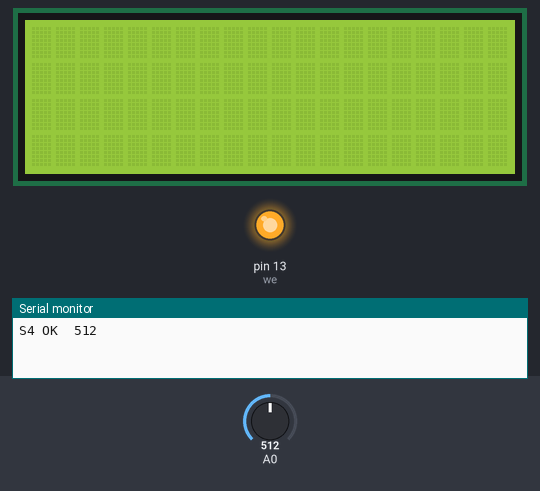
Bench run of a sketch on a simulated Arduino Uno, built with avr-gcc and run on an emulated ATmega328P. On the bench: 20×4 character LCD, output pins drawn as LEDs (lit = HIGH), the last lines printed to the serial monitor. Inputs (shaded band) come from the test bench; at power-on: A0 = 512.

Above: at 0.16 s.
At 1.2 s:
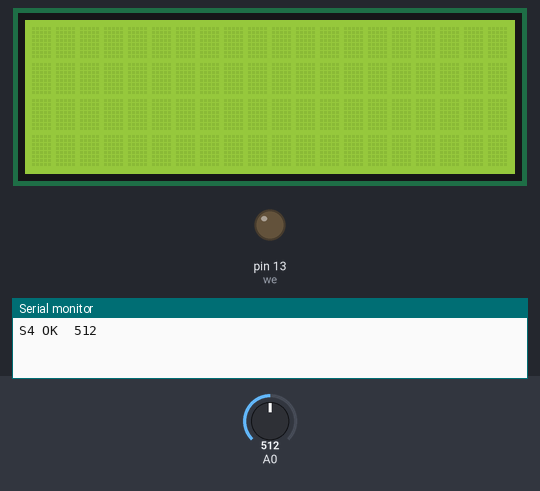
1.3 s: A0 set to 716
At 2.0 s:
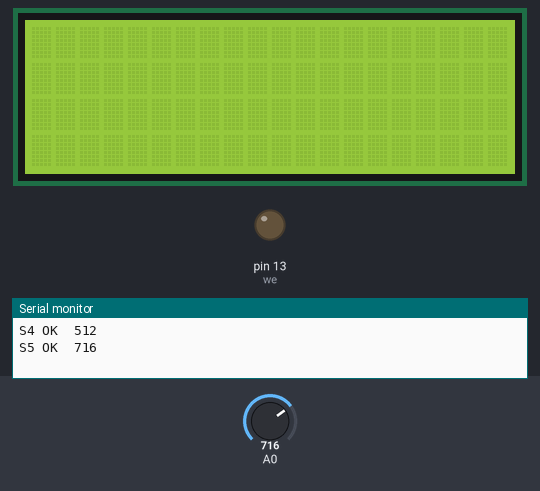
Timing chart, 0 to 4.3 s (numbered marks = the images above; inputs shaded):
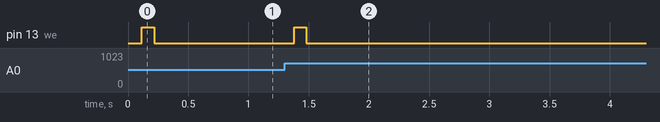

The sketch:

Test_Keyboard.ino
```cpp
//ADKeyboard Module
#include <Wire.h>
#include <LiquidCrystal_I2C.h>
int adc_key_val[5] ={50, 200, 400, 600, 800 };
int NUM_KEYS = 5;
int adc_key_in;
int key=-1;
int oldkey=-1;

LiquidCrystal_I2C lcd(0x27,20,4);  // set the LCD address to 0x27 for a 20 chars and 4 line display
void setup()
{
  pinMode(13, OUTPUT);  //we'll use the debug LED to output a heartbeat
  Serial.begin(9600); // 9600 bps
  lcd.init();                      // initialize the lcd
  lcd.backlight();
}
void loop()
{
  lcd.setCursor(0, 0);
  adc_key_in = analogRead(0);    // read the value from the sensor
  digitalWrite(13,LOW);
  key = get_key(adc_key_in);  // convert into key press

  if (key != oldkey)   // if keypress is detected
   {
    delay(50);  // wait for debounce time
    adc_key_in = analogRead(0);    // read the value from the sensor
    key = get_key(adc_key_in);    // convert into key press
    if (key != oldkey)
    {
      oldkey = key;
      if (key >=0){
        digitalWrite(13,HIGH);
        switch(key)
        {
           case 0:Serial.print("S1 OK  ");
                  Serial.println(adc_key_in);
                  break;
           case 1:Serial.print("S2 OK  ");
                  Serial.println(adc_key_in);
                  break;
           case 2:Serial.print("S3 OK  ");
                  Serial.println(adc_key_in);
                  break;
           case 3:Serial.print("S4 OK  ");
                  Serial.println(adc_key_in);
                  break;
           case 4:Serial.print("S5 OK  ");
                  Serial.println(adc_key_in);
                  break;
        }
      }
    }
  }
 delay(100);
}
// Convert ADC value to key number
int get_key(unsigned int input)
{
    int k;
    for (k = 0; k < NUM_KEYS; k++)
    {
      if (input < adc_key_val[k])
     {
            return k;
        }
   }
       if (k >= NUM_KEYS)k = -1;  // No valid key pressed
       return k;
}
```

Measured:
- after the input at 1.3 s, pin 13 (we): LOW → HIGH after 0.08 s, → LOW 0.10 s later
